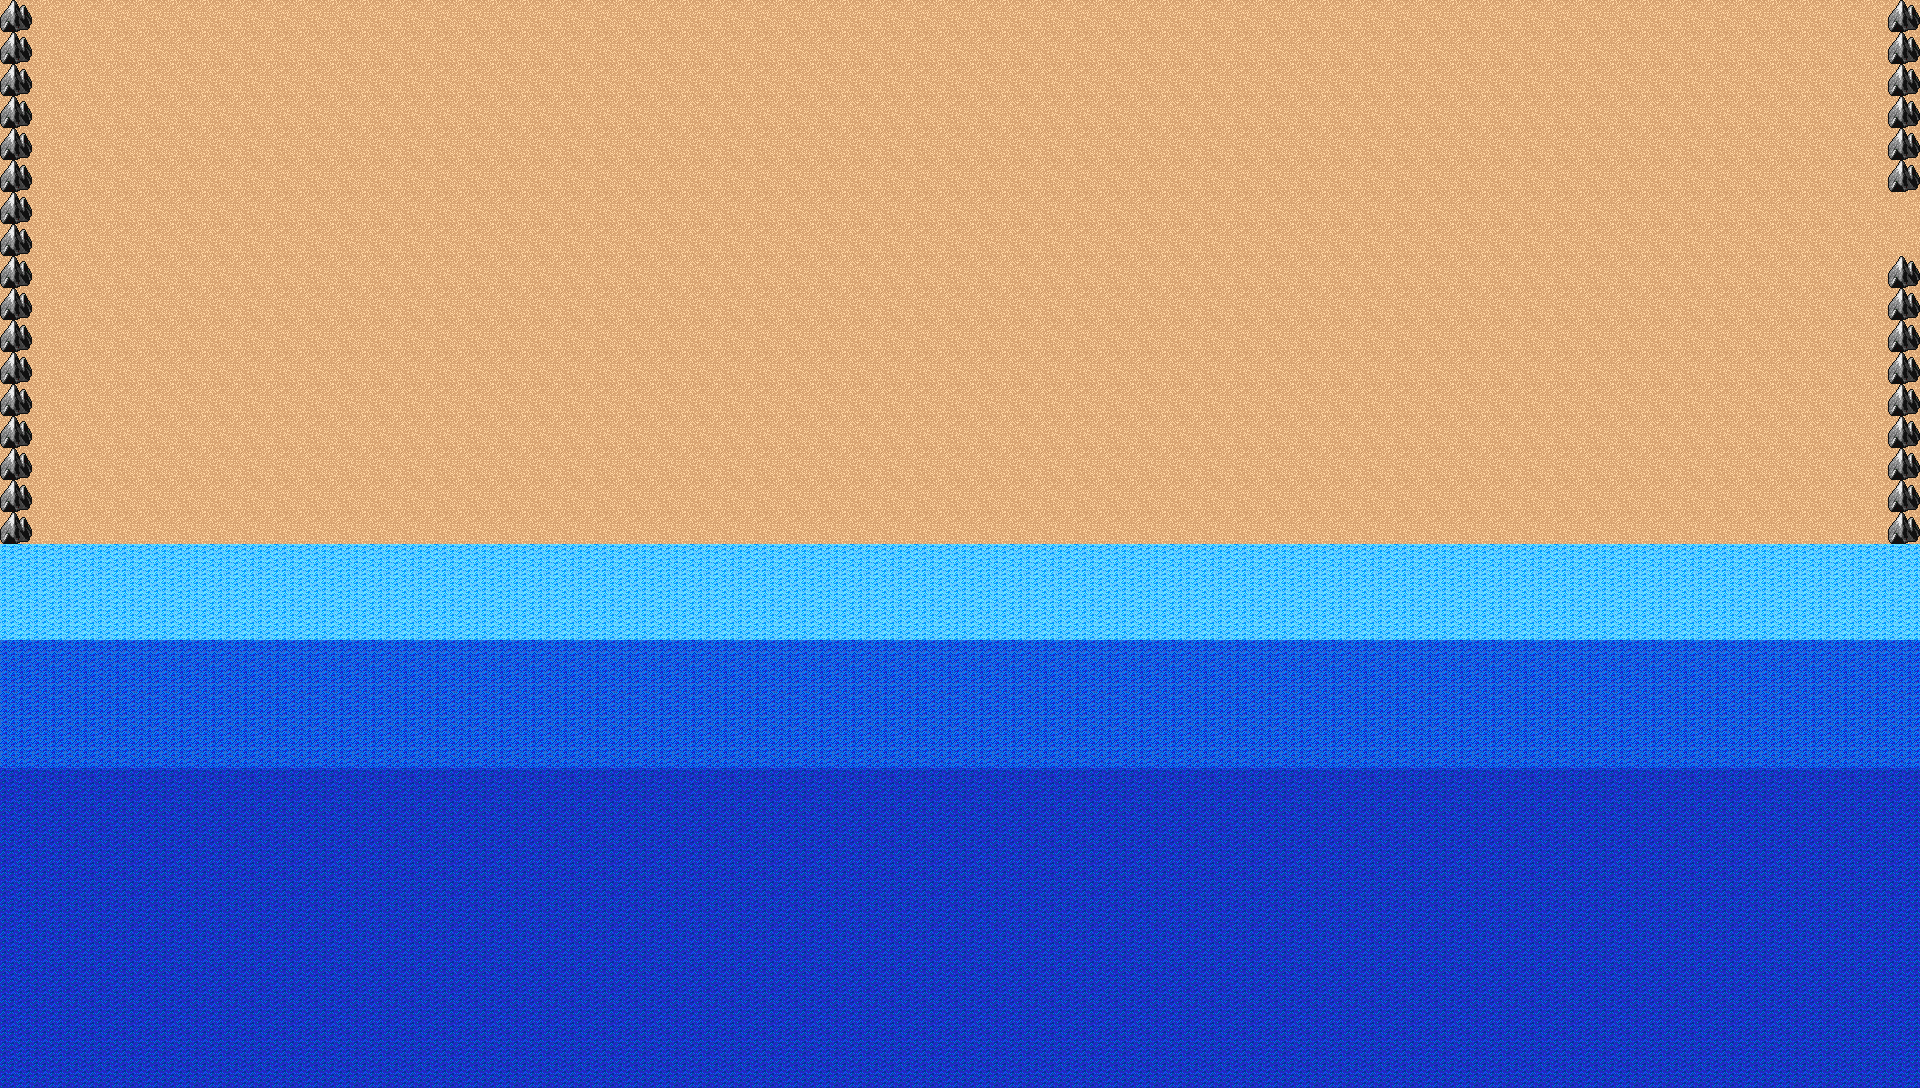

A level layout from a 2D game, rendered from its tile map. Below: a short description, then the map file with tile-grid data replaced by summaries:
An orthogonal 60x34 tile map with 32x32 px tiles, 2 tile layers (Base, Decorations), 7 tilesets and 4 objects.

<map version="1.0" orientation="orthogonal" width="60" height="34" tilewidth="32" tileheight="32">
 <tileset firstgid="1" source="../tilesets/Dungeon 1.tsx" />
 <tileset firstgid="91" source="../tilesets/Dungeon 2.tsx" />
 <tileset firstgid="235" source="../tilesets/Dungeon 3.tsx" />
 <tileset firstgid="352" source="../tilesets/Dungeon 4.tsx" />
 <tileset firstgid="523" source="../tilesets/Overworld 1.tsx" />
 <tileset firstgid="651" source="../tilesets/Overworld 2.tsx" />
 <tileset firstgid="787" source="../tilesets/Overworld 3.tsx" />
 <layer name="Base" width="60" height="34">
  <data>[2040 cells, 2040 non-empty, 1 distinct tile ids]</data>
 </layer>
 <layer name="Decorations" width="60" height="34">
  <data>[2040 cells, 2040 non-empty, 5 distinct tile ids]</data>
 </layer>
 <objectgroup name="Collision" width="60" height="34">
  <object x="-13" y="-9" width="41" height="645" />
  <object x="-24" y="636" width="1947" height="452" />
  <object x="1885" y="259" width="39" height="384" />
  <object x="1884" y="-13" width="40" height="208" />
 </objectgroup>
 <objectgroup name="Objects" width="60" height="34" />
</map>
